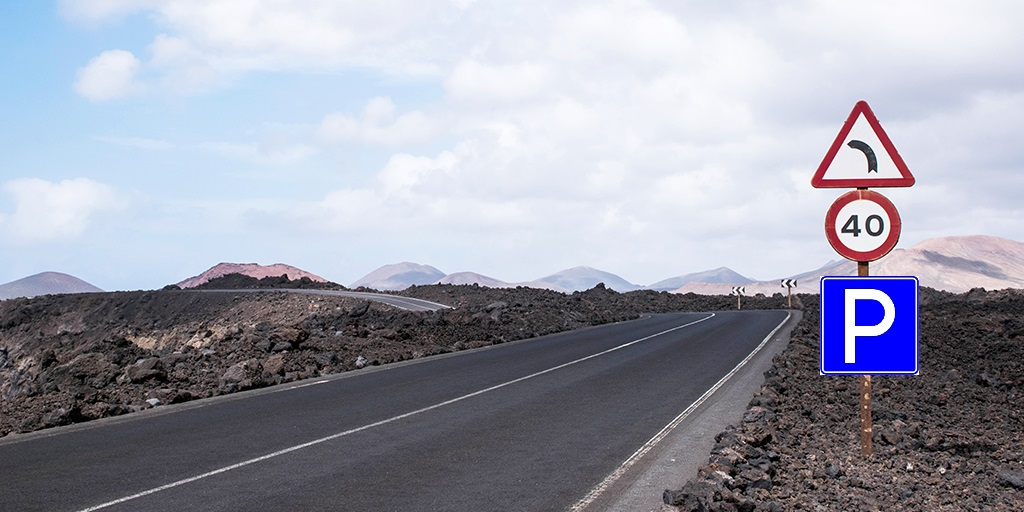
#> input picture Traffic_Sign_Detector_OpenCV/Kod/input_image1.jpg, 1024 x 512 px
$ jupyter execute TrafficSignDetector.ipynb   (shell and % lines are left out)
#> lines starting #> are read from the running program, lines starting #| are printed output that depends on the picture; after the words box and inside, x2 and y2 are one past the last pixel; in counts of white or black regions, pixels touching at a corner belong together
# Konu: Görüntü Üzerindeki Trafik İşaret Levhalarının Tespiti.

## Muhammet Fatih KESKİN

### Kodun çalışması: Bulunmasını istediğiniz trafik işaret levhası fotoğrafının isimlendirmesini readInputImage() fonksiyonunda yer alan imread içerisine yazınız. Programı çalıştırdığınzda çıktı olarak ara adımları ve sonuç görüntüsüne trafik işaretlerinin tespit edildiğini gözlemleyebilirsiniz.

### Tarih : 22.12.2021

[cell 1]
# Importing OpenCV and numpy
import cv2                                                 # OpenCv Library
from matplotlib import pyplot as plt                       # MatPlotLib Library
import numpy as np                                         # Numpy Library
import imutils                                             # For only resize operation


def readInputImg():                                        # All images names are defined as "input_imageX".
                                                           # Just change the X value from 1 to 8
    # Reading the image named 'input_imageX.jpg'
    input_image = cv2.imread("input_image1.jpg")
#> input_image is the input picture: shape (512, 1024, 3); mean B, G, R 171.5, 158.2, 156.2
    input_image = cv2.cvtColor(input_image, cv2.COLOR_BGR2GRAY)
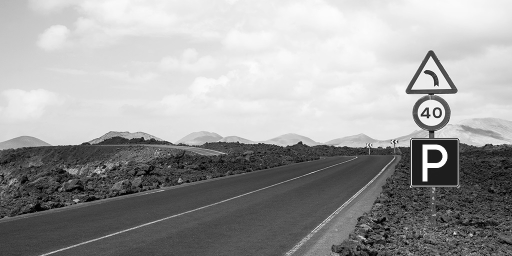
#> input_image: shape (512, 1024) (shown at 1/2 size); min 0, max 255, mean 159.1

    # resized = imutils.resize(img, width=newwidth)
    input_image = imutils.resize(input_image,width=600 )   # The process of resizing the image
#> input_image: shape (300, 600)

    # Thanks to this function, the width and length of the selected image are adjusted in proportion to the input image.
    # If the input image width is 1200 and the height is 600, the newly formed image dimensions will be 600,300.
    plt.figure()                                           # Open new figure
    plt.imshow(input_image,cmap="gray")                    # Show this input_image gray scale format
    plt.title("Input Image")                               # Heading on image

    return input_image                                     # Return input image after reading and resizing


def topHatTransform(img):                                  # Top-Hat Transformation is a transformation used in the
                                                           # segmentation of gray-level images that explore objects
                                                           # with different luminous levels from the background
                                                           # TopHat[A,B] = A - (AoB)   or  TopHat[A,B] = (A•B)-A
    filterSize =(3, 3)

    # cv.getStructuringElement (shape, ksize, anchor = new cv.Point(-1, -1))
    kernel = cv2.getStructuringElement(cv2.MORPH_RECT, filterSize)

    # The kernel will create a square building element with a size of 3x3.
    # Applying the Top-Hat operation
    # cv.morphologyEx(input_image, morphological transformations name, kernel)
    tophat = cv2.morphologyEx(img, cv2.MORPH_TOPHAT, kernel)
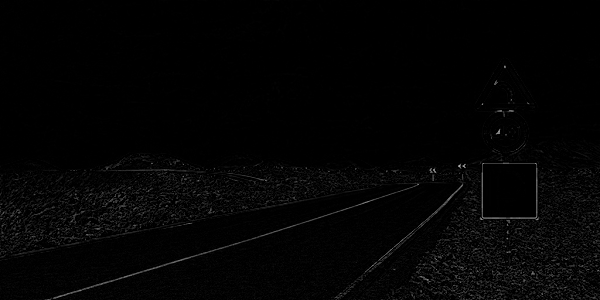
#> tophat: shape (300, 600); min 0, max 175, mean 3.9

    plt.figure()                                            # Open new figure
    plt.imshow(tophat,cmap='gray')                          # Show this image gray scale format
    plt.title("The Image is After Top-Hat Transformation")  # Heading on image

    return tophat                                           # Return the image after the top-hat transformation


def thresholdOfOtsu(img):                                   # The Otsu method allows to determine the optimal threshold
                                                            # value that can be used when reducing a gray-level image
                                                            # to a binary level
    thresholdValue,thresholdedImg = cv2.threshold(img,0,255,cv2.THRESH_BINARY+cv2.THRESH_OTSU) # Otsu Threshold
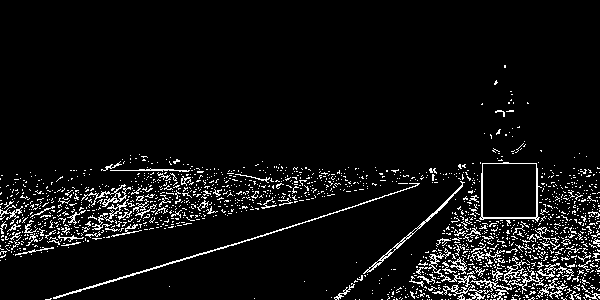
#> thresholdedImg: shape (300, 600); 6.3% white in thin lines or dots, all inside (x1, y1, x2, y2) = (0, 65, 600, 300)
#> thresholdValue = 19

    # ret,th = cv.threshold(img,0,255,cv.THRESH_BINARY+cv.THRESH_OTSU)
    print("Otsu Threshold Value = ",thresholdValue)         # Otsu Threshold Value
#| Otsu Threshold Value =  19.0

    plt.figure()                                            # Open new figure
    plt.imshow(thresholdedImg,cmap='gray')                  # Show this image gray scale format
    plt.title("The Image is After Otsu Threshold")          # Heading on image

    return thresholdedImg                                   # Return the image after the otsu thresholding


def morphologicGradient(img,input_image):                   # Gradient(f) = (A⊕B) - (A⊖B)
                                                            # The morphological Gradient is found by
                                                            # subtract the dilation and erosion of an image

    # cv.getStructuringElement (shape, ksize, anchor = new cv.Point(-1, -1))
    kernel = cv2.getStructuringElement(cv2.MORPH_RECT,(3,3)) # The kernel will create a square building element with a
                                                             # size of 3x3.

    # The first parameter is the original image, kernel is the matrix with which image is
    # convolved and third parameter is the number of iterations, which will determine how much
    erosion = cv2.erode(img, kernel, iterations = 1)
#> erosion: shape (300, 600); every value is 0
    dilation = cv2.dilate(img, kernel, iterations=1)
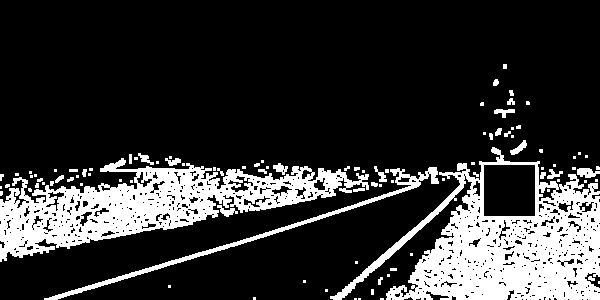
#> dilation: shape (300, 600); 20.1% white; 100 white regions (65 under 20 px), largest, box (x1, y1, x2, y2) and area: (330, 147, 600, 300) 17360, (0, 158, 369, 262) 14507, (44, 167, 439, 300) 2078
    gradient = dilation - erosion                            # The morphological Gradient is found by subtract the
    new_grad = gradient - input_image                        # dilation and erosion of an imagefor more thin edge on image
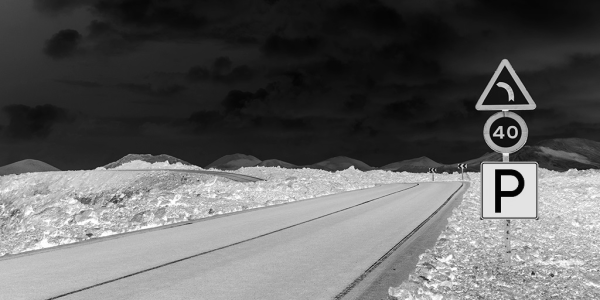
#> new_grad: shape (300, 600); min 1, max 255, mean 96.7

    plt.figure()                                             # Open new figure
    plt.imshow(new_grad,cmap='gray')                         # Show this image gray scale format
    plt.title('The Image is After Morphological Gradient')   # Heading on image

    return new_grad                                          # Return the image after morphological gradient


def cannyEdge(img):                                          # The Canny edge detector is an edge detection operator
                                                             # that uses a multi-stage algorithm to detect
                                                             # a wide range of edges in images.

    # cv2.Canny(image, threshold1, threshold2, apertureSize, L2gradient)
    # Threshold1: It is the High threshold value of intensity gradient (double)
    # Threshold2: It is the Low threshold valueof intensity gradient.(double)
    edgedImg = cv2.Canny(img, 170, 200)
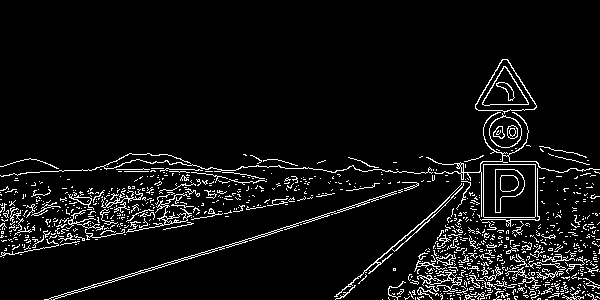
#> edgedImg: shape (300, 600); 6.4% white in thin lines or dots, all inside (x1, y1, x2, y2) = (0, 59, 600, 300)

    plt.figure()                                             # Open new figure
    plt.imshow(edgedImg,cmap='gray')                         # Show this image gray scale format
    plt.title("The Image is After Canny Edge Detection")     # Heading on image

    return edgedImg                                          # Return the image after canny edge


def findTrafficSign(img,input_image):

    # Initialize the shape contours
    triangularCnt = None
    squareCnt = None
    hexagonCnt = None
    octagonalCnt = None

    ######################################################################################################################
    #          TRİANGULAR OR INVERTED TRIANGLE -- SQUARE, RHOMBUS OR RECTANGULAR -- HEXAGON -- OCTAGONAL                 #
    ######################################################################################################################

    # Contours are defined as the line connecting all points along the border of an image of the same density.

    # cv2.RETR_LIST = This is the simplest of the four flags (from explanation point of view).
    # It simply retrieves all the contours, but doesn't create any parent-child relationship.
    # Parents and kids are equal under this rule, and they are just contours. ie they all belongs to same hierarchy level.
    # CHAIN_APPROX_SIMPLE = algorithm compresses horizontal, vertical, and diagonal segments along the contour and leaves
    # only their end points.

    # cnts,new = cv2.findContours(src, contour_retrieval, contours_approximation)
    # all contour values are stored in the cnts variable
    cnts, new  = cv2.findContours(img.copy(), cv2.RETR_LIST, cv2.CHAIN_APPROX_SIMPLE)
#> cnts = 1089 contours, 1039 with area under 20; largest, box (x1, y1, x2, y2) and area: (483, 164, 536, 218) 2755, (483, 164, 536, 218) 2754, (475, 59, 537, 114) 1826, (475, 59, 537, 112) 1766, (482, 66, 529, 106) 965; new = 1089 rows, first 6: [1, -1, -1, -1], [2, 0, -1, -1], [3, 1, -1, -1], [4, 2, -1, -1], [5, 3, -1, -1], [6, 4, -1, -1]

    # sorted func, sort contours based on their area keeping minimum required
    # area as 6 (anything smaller than this willnot be considered)
    cnts = sorted(cnts, key = cv2.contourArea, reverse = True)[:6]
#> cnts = 6 contours; box (x1, y1, x2, y2) and area: (483, 164, 536, 218) 2755, (483, 164, 536, 218) 2754, (475, 59, 537, 114) 1826, (475, 59, 537, 112) 1766, (482, 66, 529, 106) 965, (482, 66, 529, 106) 919

    # Loop over our contours to find the best possible approximate contour of triangular traffic sign
    for c in cnts:
        # cv2.arcLength() is used to calculate the perimeter of the contour.
        # If the second argument is true then it considers the contour to be closed.
        perimeterCnt = cv2.arcLength(c, True)
        epsilon = 0.01 * perimeterCnt

        # cv2.approxPolyDP() function with a precision factor for approximating a shape. If the contour is a curve,
        # it is different, and if it is a closed shape, the values it returns are different.
        approximations  = cv2.approxPolyDP(c, epsilon , True)

        ########### ----- FOR TRIANGLE OR INVERTED TRIANGLE TRAFFİC SİGN ----- ########
        # len(approximations) as an number of edges. the triangle has 3 sides but the reason we wrote 4 is because of
        # the poor quality of the images, it can detect that the triangle shapes have 4 edges than the guard was taken
        if len(approximations) == 3 or len(approximations) == 4:

            triangularCnt = approximations                       #This is our approximation is a triangular shape
            # Its first argument is source image, second argument is the contours which should be passed as a Python list,
            # third argument is index of contours, the fourth argument is color, and the fifth is thickness
            cv2.drawContours(input_image, [triangularCnt], 0, (0,255,0), 3)

        ############# ----- FOR SQUARE OR RHOMBUS TRAFFİC SİGN ----- ###################
        # len(approximations) as an number of edges. The square has 4 sides but because
        # it also captures very small frames in some images, its area is set to 20
        if (len(approximations) == 4) & (cv2.contourArea(c)>20):

            squareCnt = approximations                            #This is our approximation is a square shape
            # Its first argument is source image, second argument is the contours which should be passed as a Python list,
            # third argument is index of contours, the fourth argument is color, and the fifth is thickness
            cv2.drawContours(input_image, [squareCnt], 0, (0,255,0), 3)

        ################### ----- FOR HEXAGON TRAFFİC SİGN ----- ########################
        if (len(approximations) == 6):

            hexagonCnt = approximations                           #This is our approximation is a hexagon shape
            # Its first argument is source image, second argument is the contours which should be passed as a Python list,
            # third argument is index of contours, the fourth argument is color, and the fifth is thickness
            cv2.drawContours(input_image, [hexagonCnt], 0, (0,255,0), 3)

        ################## ----- FOR OCTOGONAL TRAFFİC SİGN ----- #######################
        if (len(approximations) == 8):
            octagonalCnt = approximations                         #This is our approximation is a octagonal shape
            # Its first argument is source image, second argument is the contours which should be passed as a Python list,
            # third argument is index of contours, the fourth argument is color, and the fifth is thickness
            cv2.drawContours(input_image, [octagonalCnt], 0, (0,255,0), 3)
#> this loop made 6 passes
#> (perimeterCnt, epsilon, squareCnt) on passes 1, 2, 6: (208.8, 2.09, [[483, 164], [483, 216], [534, 217], [535, 164]]), (207.7, 2.08, [[483, 165], [534, 164], [535, 216], [484, 217]]), (140.7, 1.41, [[482, 103], [504, 66], [528, 103], [489, 105]])
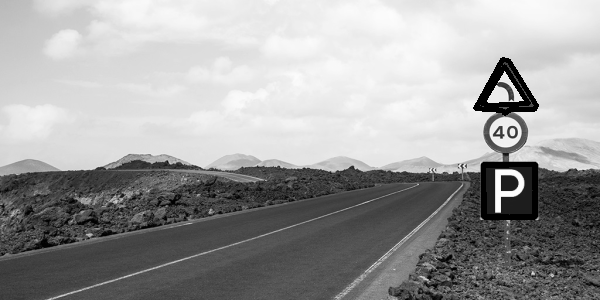
#> input_image: shape (300, 600); min 0, max 255, mean 157.4


    ####################################################################################################################
    #                             THE ALGORİTHM THAT FİNDS ONLY CİRCLE TRAFFİC SİGNS                                   #
    ####################################################################################################################

    # Apply Gaussian Blur for 3x3 kernel size
    gray = cv2.GaussianBlur(img,(3,3),0)
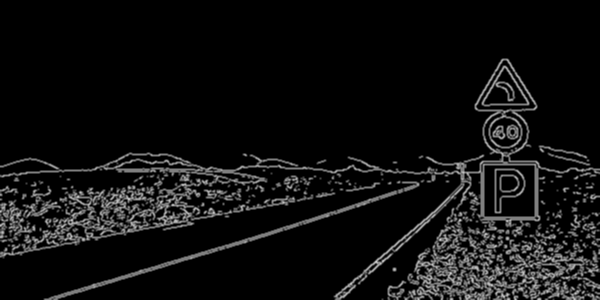
#> gray: shape (300, 600); min 0, max 207, mean 16.3

    # gray.shape has (max(x),max(y)) and max(x) is row size and max(y) is column size had already made 600.
    rows = gray.shape[0]

    # cv.HoughCircles (image, method, dp, minDist, param1, param2, minRadius, maxRadius)
    # dp, inverse ratio of the accumulator resolution to the image resolution
    # minimum distance, between the centers of the detected circles.
    # param1, In case of HOUGH_GRADIENT , it is the higher threshold of the two passed to the Canny edge detector
    # param2, In case of HOUGH_GRADIENT , it is the accumulator threshold for the circle centers at the detection stage.
    # minRadius, minimum circle radius.
    # maxRadius, maximum circle radius.
    circles = cv2.HoughCircles(gray, cv2.HOUGH_GRADIENT, 1, rows / 8,
                               param1=100, param2=65,
                               minRadius=0, maxRadius=60)
#> circles = [[508.5, 132.5, 20.5]]

    if circles is not None:                                       # Guard block
        circles = np.uint16(np.around(circles))                   # np.around() converts the float to an integer by rounding
#> circles = [[508, 132, 20]]

        for i in circles[0, :]:                                   # to print elements from specific Index until the end use [Index:]
            # Circles has a three elements
            center_coordinates = (i[0], i[1])                     # center_coordinates  = takes the first two elements of the circles
            radius = i[2]                                         # radius  = takes the last elements of the circles
            # cv2.circle(image, center_coordinates, radius, color, thickness)
            cv2.circle(input_image, center_coordinates, radius, (0,0,255), 3)
#> this loop made 1 pass
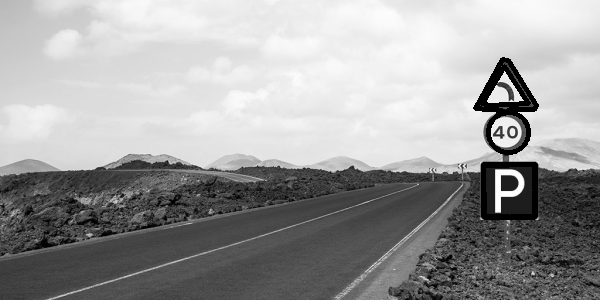
#> input_image: shape (300, 600); 0.31% of pixels changed, all inside (x1, y1, x2, y2) = (486, 112, 531, 155)

    cv2.putText(input_image, "DETECTED", (30, 30), cv2.FONT_HERSHEY_COMPLEX, 1, (0, 255, 0))
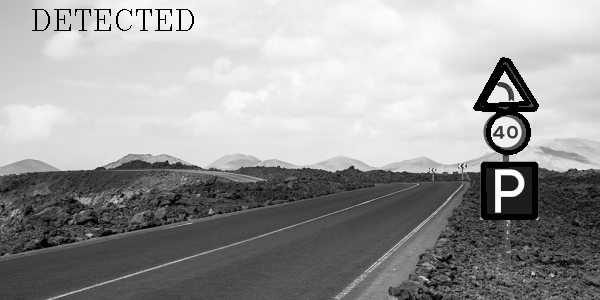
#> input_image: shape (300, 600); 0.42% of pixels changed, all inside (x1, y1, x2, y2) = (32, 9, 194, 31)
    output_image = input_image
    plt.figure()
    plt.imshow(output_image,cmap="gray")
    plt.title("Output Image")

    # cv2.imwrite("test_output_image4.jpg",output_image)

def main():

    input_image = readInputImg()
    tophat = topHatTransform(input_image)
    otsuResultImg = thresholdOfOtsu(tophat)
    morphGradResult = morphologicGradient(otsuResultImg,input_image)
    cannyResult = cannyEdge(morphGradResult)
    findTrafficSign(cannyResult,input_image)

main()

$ run again, with Traffic_Sign_Detector_OpenCV/Kod/input_image2.jpg copied over Traffic_Sign_Detector_OpenCV/Kod/input_image1.jpg
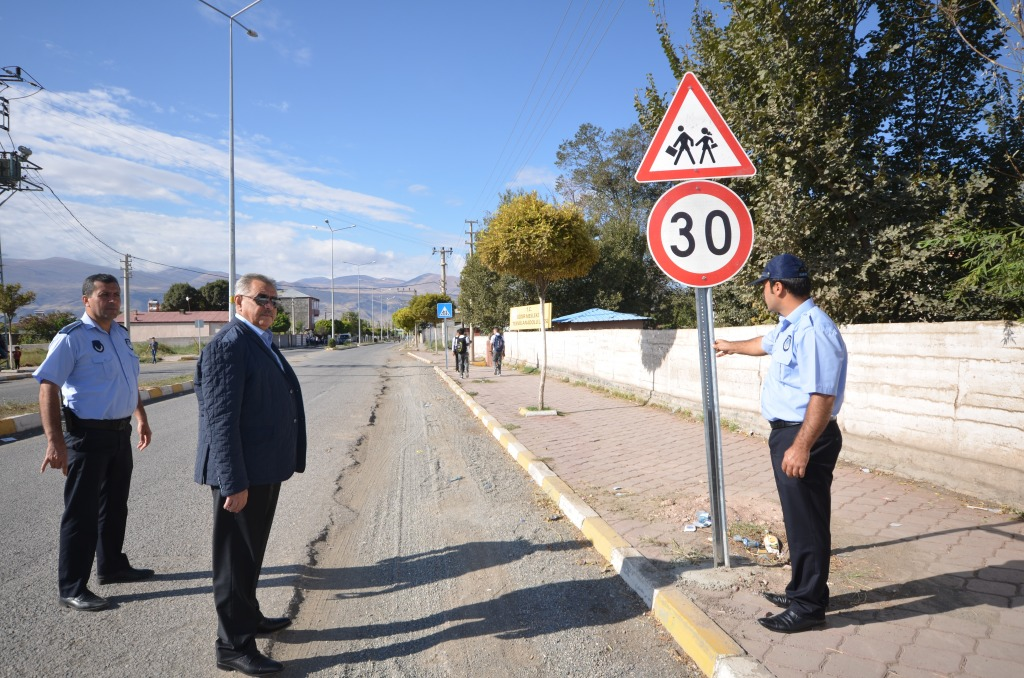
#> input picture Traffic_Sign_Detector_OpenCV/Kod/input_image2.jpg, 1024 x 678 px
#> in readInputImg, input_image is the input picture: shape (678, 1024, 3); mean B, G, R 147.5, 140.3, 138
#> in thresholdOfOtsu, `thresholdValue,thresholdedImg = cv2.threshold(img,0,255,cv2.THRESH_BIN..`:
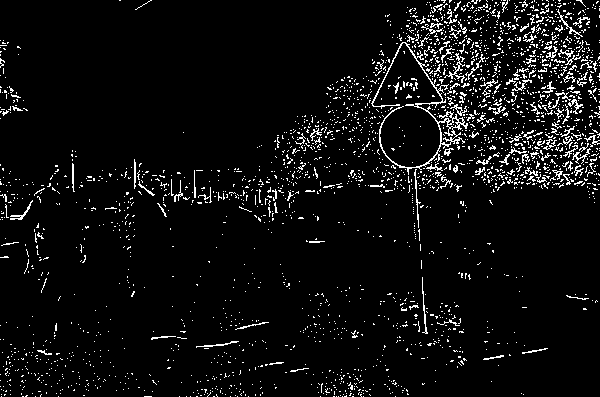
#> thresholdedImg: shape (397, 600); 5.6% white in thin lines or dots
#> thresholdValue = 22
#| Otsu Threshold Value =  22.0
#> erosion: shape (397, 600); every value is 0
#> dilation: shape (397, 600); 20.1% white; 562 white regions (373 under 20 px), largest, box (x1, y1, x2, y2) and area: (353, 0, 600, 242) 26790, (151, 169, 257, 218) 1373, (281, 114, 336, 169) 1248
#> edgedImg: shape (397, 600); 9.6% white in thin lines or dots
#> in findTrafficSign, `cnts, new  = cv2.findContours(img.copy(), cv2.RETR_LIST, cv2.CHAIN_APP..`: cnts = 1722 contours, 1616 with area under 20; largest, box (x1, y1, x2, y2) and area: (387, 113, 434, 161) 1714, (387, 113, 434, 161) 1678, (380, 52, 434, 101) 1320, (381, 52, 434, 101) 1266, (157, 361, 285, 388) 768; new = 1722 rows, first 6: [1, -1, -1, -1], [2, 0, -1, -1], [3, 1, -1, -1], [4, 2, -1, -1], [5, 3, -1, -1], [6, 4, -1, -1]
#> in findTrafficSign, `cnts = sorted(cnts, key = cv2.contourArea, reverse = True)[:6]`: cnts = 6 contours; box (x1, y1, x2, y2) and area: (387, 113, 434, 161) 1714, (387, 113, 434, 161) 1678, (380, 52, 434, 101) 1320, (381, 52, 434, 101) 1266, (157, 361, 285, 388) 768, (159, 361, 284, 388) 752
#> the loop in findTrafficSign, `for c in cnts:` made 6 passes
#> (perimeterCnt, epsilon, squareCnt) on pass 4: (166.6, 1.67, [[404, 52], [433, 95], [432, 97], [381, 99]])
#> in findTrafficSign, `circles = cv2.HoughCircles(gray, cv2.HOUGH_GRADIENT, 1, rows / 8, para..`: circles = [[411.5, 135.5, 23]]
#> in findTrafficSign, `circles = np.uint16(np.around(circles))`: circles = [[412, 136, 23]]
#> the loop in findTrafficSign, `for i in circles[0, :]:` made 1 pass
#> in findTrafficSign, `cv2.putText(input_image, "DETECTED", (30, 30), cv2.FONT_HERSHEY_COMPLE..`:
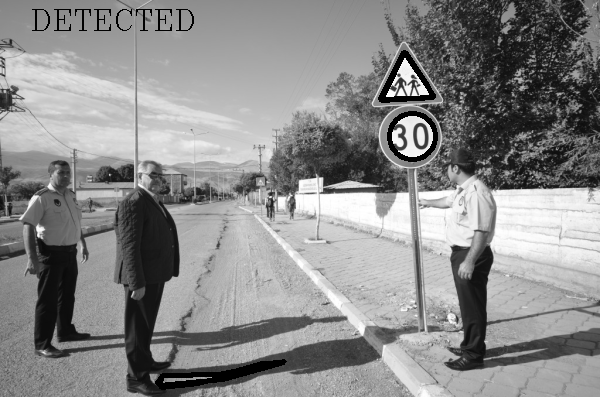
#> input_image: shape (397, 600); min 0, max 255, mean 138.1
